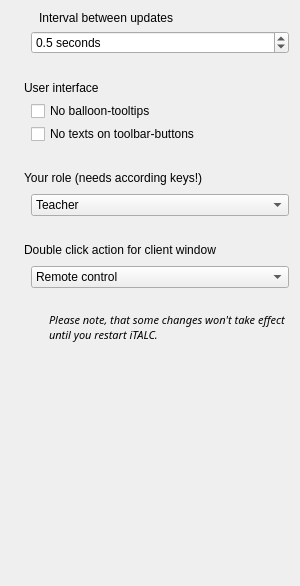
<?xml version="1.0" encoding="UTF-8"?>
<ui version="4.0">
 <class>ConfigWidget</class>
 <widget class="QWidget" name="ConfigWidget">
  <property name="geometry">
   <rect>
    <x>0</x>
    <y>0</y>
    <width>300</width>
    <height>586</height>
   </rect>
  </property>
  <layout class="QVBoxLayout" name="verticalLayout">
   <property name="spacing">
    <number>24</number>
   </property>
   <item>
    <layout class="QVBoxLayout">
     <property name="spacing">
      <number>6</number>
     </property>
     <property name="leftMargin">
      <number>0</number>
     </property>
     <property name="topMargin">
      <number>0</number>
     </property>
     <property name="rightMargin">
      <number>0</number>
     </property>
     <property name="bottomMargin">
      <number>0</number>
     </property>
     <item>
      <layout class="QHBoxLayout">
       <property name="spacing">
        <number>6</number>
       </property>
       <property name="leftMargin">
        <number>0</number>
       </property>
       <property name="topMargin">
        <number>0</number>
       </property>
       <property name="rightMargin">
        <number>0</number>
       </property>
       <property name="bottomMargin">
        <number>0</number>
       </property>
       <item>
        <widget class="QLabel" name="label_2">
         <property name="maximumSize">
          <size>
           <width>22</width>
           <height>22</height>
          </size>
         </property>
         <property name="text">
          <string/>
         </property>
         <property name="pixmap">
          <pixmap resource="../master.qrc">:/resources/chronometer.png</pixmap>
         </property>
         <property name="scaledContents">
          <bool>true</bool>
         </property>
        </widget>
       </item>
       <item>
        <widget class="QLabel" name="label">
         <property name="text">
          <string>Interval between updates</string>
         </property>
        </widget>
       </item>
      </layout>
     </item>
     <item>
      <layout class="QHBoxLayout">
       <property name="spacing">
        <number>6</number>
       </property>
       <property name="leftMargin">
        <number>0</number>
       </property>
       <property name="topMargin">
        <number>0</number>
       </property>
       <property name="rightMargin">
        <number>0</number>
       </property>
       <property name="bottomMargin">
        <number>0</number>
       </property>
       <item>
        <spacer>
         <property name="orientation">
          <enum>Qt::Horizontal</enum>
         </property>
         <property name="sizeType">
          <enum>QSizePolicy::Fixed</enum>
         </property>
         <property name="sizeHint" stdset="0">
          <size>
           <width>20</width>
           <height>1</height>
          </size>
         </property>
        </spacer>
       </item>
       <item>
        <widget class="QDoubleSpinBox" name="updateIntervalSB">
         <property name="whatsThis">
          <string>&lt;html&gt;&lt;head&gt;&lt;meta name=&quot;qrichtext&quot; content=&quot;1&quot; /&gt;&lt;/head&gt;&lt;body style=&quot; white-space: pre-wrap; font-family:Sans Serif; font-size:9pt; font-weight:400; font-style:normal; text-decoration:none;&quot;&gt;&lt;p style=&quot; margin-top:0px; margin-bottom:0px; margin-left:0px; margin-right:0px; -qt-block-indent:0; text-indent:0px;&quot;&gt;Here you can set the interval between updates of clients. Higher values result in lower network-traffic and lower CPU-usage on this computer.&lt;/p&gt;&lt;/body&gt;&lt;/html&gt;</string>
         </property>
         <property name="suffix">
          <string> seconds</string>
         </property>
         <property name="decimals">
          <number>1</number>
         </property>
         <property name="minimum">
          <double>0.100000000000000</double>
         </property>
         <property name="maximum">
          <double>10.000000000000000</double>
         </property>
         <property name="singleStep">
          <double>0.500000000000000</double>
         </property>
         <property name="value">
          <double>0.500000000000000</double>
         </property>
        </widget>
       </item>
      </layout>
     </item>
    </layout>
   </item>
   <item>
    <layout class="QVBoxLayout">
     <property name="spacing">
      <number>3</number>
     </property>
     <property name="leftMargin">
      <number>0</number>
     </property>
     <property name="topMargin">
      <number>0</number>
     </property>
     <property name="rightMargin">
      <number>0</number>
     </property>
     <property name="bottomMargin">
      <number>0</number>
     </property>
     <item>
      <layout class="QHBoxLayout">
       <property name="spacing">
        <number>6</number>
       </property>
       <property name="leftMargin">
        <number>0</number>
       </property>
       <property name="topMargin">
        <number>0</number>
       </property>
       <property name="rightMargin">
        <number>0</number>
       </property>
       <property name="bottomMargin">
        <number>0</number>
       </property>
       <item>
        <widget class="QLabel" name="label_6">
         <property name="maximumSize">
          <size>
           <width>22</width>
           <height>22</height>
          </size>
         </property>
         <property name="text">
          <string/>
         </property>
         <property name="pixmap">
          <pixmap resource="../master.qrc">:/resources/window-duplicate.png</pixmap>
         </property>
         <property name="scaledContents">
          <bool>true</bool>
         </property>
        </widget>
       </item>
       <item>
        <widget class="QLabel" name="label_5">
         <property name="text">
          <string>User interface</string>
         </property>
        </widget>
       </item>
       <item>
        <spacer>
         <property name="orientation">
          <enum>Qt::Horizontal</enum>
         </property>
         <property name="sizeHint" stdset="0">
          <size>
           <width>40</width>
           <height>20</height>
          </size>
         </property>
        </spacer>
       </item>
      </layout>
     </item>
     <item>
      <layout class="QHBoxLayout">
       <property name="spacing">
        <number>6</number>
       </property>
       <property name="leftMargin">
        <number>0</number>
       </property>
       <property name="topMargin">
        <number>0</number>
       </property>
       <property name="rightMargin">
        <number>0</number>
       </property>
       <property name="bottomMargin">
        <number>0</number>
       </property>
       <item>
        <spacer>
         <property name="orientation">
          <enum>Qt::Horizontal</enum>
         </property>
         <property name="sizeType">
          <enum>QSizePolicy::Fixed</enum>
         </property>
         <property name="sizeHint" stdset="0">
          <size>
           <width>20</width>
           <height>1</height>
          </size>
         </property>
        </spacer>
       </item>
       <item>
        <widget class="QCheckBox" name="balloonToolTips">
         <property name="toolTip">
          <string>&lt;html&gt;&lt;head&gt;&lt;meta name=&quot;qrichtext&quot; content=&quot;1&quot; /&gt;&lt;/head&gt;&lt;body style=&quot; white-space: pre-wrap; font-family:Sans Serif; font-size:9pt; font-weight:400; font-style:normal; text-decoration:none;&quot;&gt;&lt;p style=&quot; margin-top:0px; margin-bottom:0px; margin-left:0px; margin-right:0px; -qt-block-indent:0; text-indent:0px;&quot;&gt;Do not show balloon-tooltips for toolbar-buttons&lt;/p&gt;&lt;/body&gt;&lt;/html&gt;</string>
         </property>
         <property name="whatsThis">
          <string>&lt;html&gt;&lt;head&gt;&lt;meta name=&quot;qrichtext&quot; content=&quot;1&quot; /&gt;&lt;/head&gt;&lt;body style=&quot; white-space: pre-wrap; font-family:Sans Serif; font-size:9pt; font-weight:400; font-style:normal; text-decoration:none;&quot;&gt;&lt;p style=&quot; margin-top:0px; margin-bottom:0px; margin-left:0px; margin-right:0px; -qt-block-indent:0; text-indent:0px;&quot;&gt;Check this option if you're annoyed by the balloon-tooltips appearing when moving mouse-cursor over toolbar-buttons.&lt;/p&gt;&lt;/body&gt;&lt;/html&gt;</string>
         </property>
         <property name="text">
          <string>No balloon-tooltips</string>
         </property>
        </widget>
       </item>
      </layout>
     </item>
     <item>
      <layout class="QHBoxLayout">
       <property name="spacing">
        <number>6</number>
       </property>
       <property name="leftMargin">
        <number>0</number>
       </property>
       <property name="topMargin">
        <number>0</number>
       </property>
       <property name="rightMargin">
        <number>0</number>
       </property>
       <property name="bottomMargin">
        <number>0</number>
       </property>
       <item>
        <spacer>
         <property name="orientation">
          <enum>Qt::Horizontal</enum>
         </property>
         <property name="sizeType">
          <enum>QSizePolicy::Fixed</enum>
         </property>
         <property name="sizeHint" stdset="0">
          <size>
           <width>20</width>
           <height>1</height>
          </size>
         </property>
        </spacer>
       </item>
       <item>
        <widget class="QCheckBox" name="iconOnlyToolButtons">
         <property name="toolTip">
          <string>&lt;html&gt;&lt;head&gt;&lt;meta name=&quot;qrichtext&quot; content=&quot;1&quot; /&gt;&lt;/head&gt;&lt;body style=&quot; white-space: pre-wrap; font-family:Sans Serif; font-size:9pt; font-weight:400; font-style:normal; text-decoration:none;&quot;&gt;&lt;p style=&quot; margin-top:0px; margin-bottom:0px; margin-left:0px; margin-right:0px; -qt-block-indent:0; text-indent:0px;&quot;&gt;Do not show texts on toolbar-buttons&lt;/p&gt;&lt;/body&gt;&lt;/html&gt;</string>
         </property>
         <property name="text">
          <string>No texts on toolbar-buttons</string>
         </property>
        </widget>
       </item>
      </layout>
     </item>
    </layout>
   </item>
   <item>
    <layout class="QVBoxLayout">
     <property name="spacing">
      <number>6</number>
     </property>
     <property name="leftMargin">
      <number>0</number>
     </property>
     <property name="topMargin">
      <number>0</number>
     </property>
     <property name="rightMargin">
      <number>0</number>
     </property>
     <property name="bottomMargin">
      <number>0</number>
     </property>
     <item>
      <layout class="QHBoxLayout">
       <property name="spacing">
        <number>6</number>
       </property>
       <property name="leftMargin">
        <number>0</number>
       </property>
       <property name="topMargin">
        <number>0</number>
       </property>
       <property name="rightMargin">
        <number>0</number>
       </property>
       <property name="bottomMargin">
        <number>0</number>
       </property>
       <item>
        <widget class="QLabel" name="label_12">
         <property name="maximumSize">
          <size>
           <width>22</width>
           <height>22</height>
          </size>
         </property>
         <property name="pixmap">
          <pixmap resource="../master.qrc">:/resources/user-group-new.png</pixmap>
         </property>
         <property name="scaledContents">
          <bool>true</bool>
         </property>
        </widget>
       </item>
       <item>
        <widget class="QLabel" name="label_13">
         <property name="text">
          <string>Your role (needs according keys!)</string>
         </property>
        </widget>
       </item>
       <item>
        <spacer>
         <property name="orientation">
          <enum>Qt::Horizontal</enum>
         </property>
         <property name="sizeHint" stdset="0">
          <size>
           <width>10</width>
           <height>20</height>
          </size>
         </property>
        </spacer>
       </item>
      </layout>
     </item>
     <item>
      <layout class="QHBoxLayout">
       <property name="spacing">
        <number>6</number>
       </property>
       <property name="leftMargin">
        <number>0</number>
       </property>
       <property name="topMargin">
        <number>0</number>
       </property>
       <property name="rightMargin">
        <number>0</number>
       </property>
       <property name="bottomMargin">
        <number>0</number>
       </property>
       <item>
        <spacer>
         <property name="orientation">
          <enum>Qt::Horizontal</enum>
         </property>
         <property name="sizeType">
          <enum>QSizePolicy::Fixed</enum>
         </property>
         <property name="sizeHint" stdset="0">
          <size>
           <width>20</width>
           <height>1</height>
          </size>
         </property>
        </spacer>
       </item>
       <item>
        <widget class="QComboBox" name="roleCB">
         <property name="whatsThis">
          <string>&lt;html&gt;&lt;head&gt;&lt;meta name=&quot;qrichtext&quot; content=&quot;1&quot; /&gt;&lt;style type=&quot;text/css&quot;&gt;
p, li { white-space: pre-wrap; }
&lt;/style&gt;&lt;/head&gt;&lt;body style=&quot; font-family:'Sans Serif'; font-size:9pt; font-weight:400; font-style:normal; text-decoration:none;&quot;&gt;
&lt;p style=&quot; margin-top:0px; margin-bottom:0px; margin-left:0px; margin-right:0px; -qt-block-indent:0; text-indent:0px;&quot;&gt;Here you can select your role. Only change this if you know what you're doing. Otherwise you won't be able to access any clients until you restore your old role.&lt;/p&gt;&lt;/body&gt;&lt;/html&gt;</string>
         </property>
         <item>
          <property name="text">
           <string>Teacher</string>
          </property>
         </item>
         <item>
          <property name="text">
           <string>Administrator</string>
          </property>
         </item>
         <item>
          <property name="text">
           <string>Supporter</string>
          </property>
         </item>
         <item>
          <property name="text">
           <string>Other</string>
          </property>
         </item>
        </widget>
       </item>
      </layout>
     </item>
    </layout>
   </item>
   <item>
    <layout class="QVBoxLayout">
     <property name="spacing">
      <number>6</number>
     </property>
     <property name="leftMargin">
      <number>0</number>
     </property>
     <property name="topMargin">
      <number>0</number>
     </property>
     <property name="rightMargin">
      <number>0</number>
     </property>
     <property name="bottomMargin">
      <number>0</number>
     </property>
     <item>
      <layout class="QHBoxLayout">
       <property name="spacing">
        <number>6</number>
       </property>
       <property name="leftMargin">
        <number>0</number>
       </property>
       <property name="topMargin">
        <number>0</number>
       </property>
       <property name="rightMargin">
        <number>0</number>
       </property>
       <property name="bottomMargin">
        <number>0</number>
       </property>
       <item>
        <widget class="QLabel" name="label_16">
         <property name="maximumSize">
          <size>
           <width>22</width>
           <height>22</height>
          </size>
         </property>
         <property name="pixmap">
          <pixmap resource="../master.qrc">:/resources/preferences-desktop-display.png</pixmap>
         </property>
         <property name="scaledContents">
          <bool>true</bool>
         </property>
        </widget>
       </item>
       <item>
        <widget class="QLabel" name="label_17">
         <property name="text">
          <string>Double click action for client window</string>
         </property>
        </widget>
       </item>
       <item>
        <spacer>
         <property name="orientation">
          <enum>Qt::Horizontal</enum>
         </property>
         <property name="sizeHint" stdset="0">
          <size>
           <width>10</width>
           <height>20</height>
          </size>
         </property>
        </spacer>
       </item>
      </layout>
     </item>
     <item>
      <layout class="QHBoxLayout">
       <property name="spacing">
        <number>6</number>
       </property>
       <property name="leftMargin">
        <number>0</number>
       </property>
       <property name="topMargin">
        <number>0</number>
       </property>
       <property name="rightMargin">
        <number>0</number>
       </property>
       <property name="bottomMargin">
        <number>0</number>
       </property>
       <item>
        <spacer>
         <property name="orientation">
          <enum>Qt::Horizontal</enum>
         </property>
         <property name="sizeType">
          <enum>QSizePolicy::Fixed</enum>
         </property>
         <property name="sizeHint" stdset="0">
          <size>
           <width>20</width>
           <height>1</height>
          </size>
         </property>
        </spacer>
       </item>
       <item>
        <widget class="QComboBox" name="clientDoubleClickActionCB">
         <property name="whatsThis">
          <string>&lt;html&gt;&lt;head&gt;&lt;meta name=&quot;qrichtext&quot; content=&quot;1&quot; /&gt;&lt;style type=&quot;text/css&quot;&gt;
p, li { white-space: pre-wrap; }
&lt;/style&gt;&lt;/head&gt;&lt;body style=&quot; font-family:'Sans Serif'; font-size:9pt; font-weight:400; font-style:normal; text-decoration:none;&quot;&gt;
&lt;p style=&quot; margin-top:0px; margin-bottom:0px; margin-left:0px; margin-right:0px; -qt-block-indent:0; text-indent:0px;&quot;&gt;Here you can set what should happen if you double-click a client-window.&lt;/p&gt;&lt;/body&gt;&lt;/html&gt;</string>
         </property>
         <item>
          <property name="text">
           <string>Remote control</string>
          </property>
          <property name="icon">
           <iconset resource="../master.qrc">
            <normaloff>:/resources/remote_control.png</normaloff>:/resources/remote_control.png</iconset>
          </property>
         </item>
         <item>
          <property name="text">
           <string>View live in fullscreen</string>
          </property>
          <property name="icon">
           <iconset resource="../master.qrc">
            <normaloff>:/resources/kmag.png</normaloff>:/resources/kmag.png</iconset>
          </property>
         </item>
        </widget>
       </item>
      </layout>
     </item>
    </layout>
   </item>
   <item>
    <layout class="QHBoxLayout">
     <property name="spacing">
      <number>6</number>
     </property>
     <property name="leftMargin">
      <number>0</number>
     </property>
     <property name="topMargin">
      <number>0</number>
     </property>
     <property name="rightMargin">
      <number>0</number>
     </property>
     <property name="bottomMargin">
      <number>0</number>
     </property>
     <item>
      <widget class="QLabel" name="label_8">
       <property name="maximumSize">
        <size>
         <width>32</width>
         <height>32</height>
        </size>
       </property>
       <property name="text">
        <string/>
       </property>
       <property name="pixmap">
        <pixmap resource="../master.qrc">:/resources/help-about.png</pixmap>
       </property>
       <property name="scaledContents">
        <bool>true</bool>
       </property>
      </widget>
     </item>
     <item>
      <widget class="QLabel" name="label_7">
       <property name="text">
        <string>&lt;html&gt;&lt;head&gt;&lt;meta name=&quot;qrichtext&quot; content=&quot;1&quot; /&gt;&lt;/head&gt;&lt;body style=&quot; white-space: pre-wrap; font-family:Sans Serif; font-size:9pt; font-weight:400; font-style:normal; text-decoration:none;&quot;&gt;&lt;p style=&quot; margin-top:0px; margin-bottom:0px; margin-left:0px; margin-right:0px; -qt-block-indent:0; text-indent:0px;&quot;&gt;&lt;span style=&quot; font-size:8pt; font-style:italic;&quot;&gt;Please note, that some changes won't take effect until you restart iTALC.&lt;/span&gt;&lt;/p&gt;&lt;/body&gt;&lt;/html&gt;</string>
       </property>
       <property name="wordWrap">
        <bool>true</bool>
       </property>
      </widget>
     </item>
    </layout>
   </item>
   <item>
    <spacer>
     <property name="orientation">
      <enum>Qt::Vertical</enum>
     </property>
     <property name="sizeHint" stdset="0">
      <size>
       <width>20</width>
       <height>40</height>
      </size>
     </property>
    </spacer>
   </item>
  </layout>
 </widget>
 <resources>
  <include location="../master.qrc"/>
  <include location="../../core/core.qrc"/>
 </resources>
 <connections/>
</ui>
